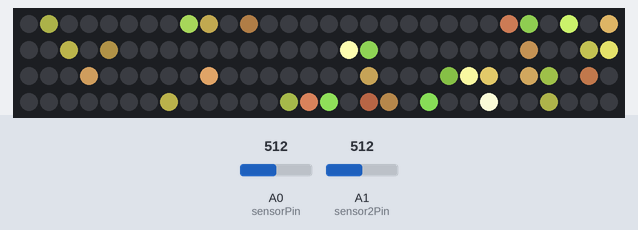
Simulated run of this sketch. Board: Arduino Uno, built with avr-gcc and run on an emulated ATmega328P. Parts: 120 RGB LEDs in strip order, left to right, continuing on the next row. The inputs (shaded band) are chosen by the test bench; at power-on: A1 (sensor2Pin) = 512, A0 (sensorPin) = 512. Random numbers use the default seed unless the sketch sets one; what the sketch prints to the serial monitor is not drawn.

Above: at 1.2 s.
1.3 s: A1 (sensor2Pin) set to 906
At 2.27 s:
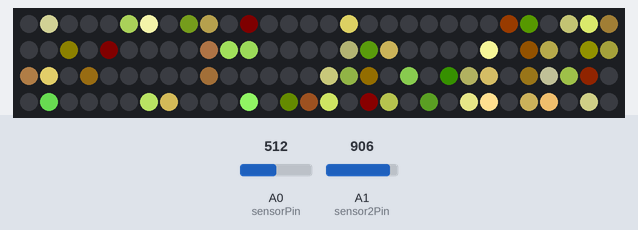
At 2.88 s:
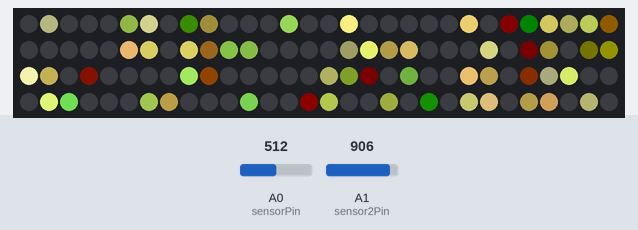
3.9 s: A1 (sensor2Pin) set to 939
At 5.34 s:
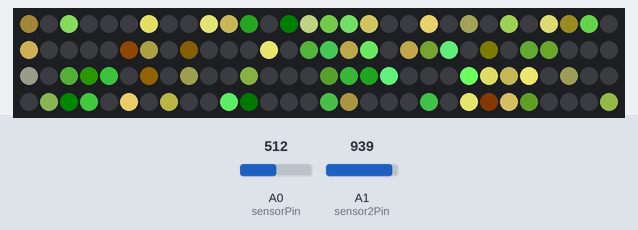
5.9 s: A0 (sensorPin) set to 992
7.5 s: A0 (sensorPin) set to 1018
At 7.7 s:
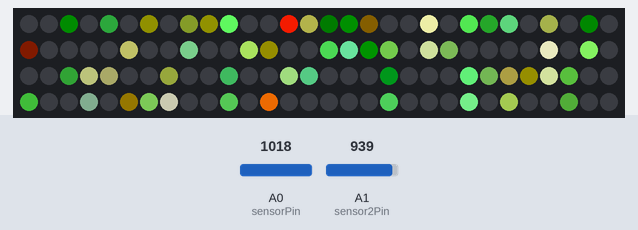

Measured:
- the behaviour switches between 924 and 925 on A1 (sensor2Pin) (found by bisection; images 2 and 3)

The sketch:

confetti_sw.ino
```cpp
//uint8_t secondHand = (millis() / 1000) % 15;
const int sensorPin = A0;
const int sensor2Pin = A1;
int sensorValue = 0;
int sensor2Value = 0;
//fastled stuff
#include "FastLED.h"                                          // FastLED library.

#if FASTLED_VERSION < 3001000
#error "Requires FastLED 3.1 or later; check github for latest code."
#endif

// Fixed definitions cannot change on the fly.
#define LED_DT 5                                             // Serial data pin
#define LED_CK 11                                             // Clock pin for WS2801 or APA102
#define COLOR_ORDER GRB                                     // It's GRB for WS2812B and GBR for APA102
#define LED_TYPE WS2812B                                       // What kind of strip are you using (APA102, WS2801 or WS2812B)?
#define NUM_LEDS 120                                           // Number of LED's

// Initialize changeable global variables.
uint8_t max_bright = 255;                                     // Overall brightness definition. It can be changed on the fly.

struct CRGB leds[NUM_LEDS];  // Initialize our LED array.
//end fastledstuff

//confetti stuff
unsigned long previousMillis;                                 // Store last time the strip was updated.
// Define variables used by the sequences.
uint8_t  thisfade = 8;                                        // How quickly does it fade? Lower = slower fade rate.
int       thishue = 50;                                       // Starting hue.
uint8_t   thisinc = 1;                                        // Incremental value for rotating hues
uint8_t   thissat = 100;                                      // The saturation, where 255 = brilliant colours.
uint8_t   thisbri = 255;                                      // Brightness of a sequence. Remember, max_bright is the overall limiter.
int       huediff = 256;                                      // Range of random #'s to use for hue
uint8_t conf_thisdelay = 5;
//confetti end

void setup() {
  Serial.begin(115200);
  LEDS.addLeds<LED_TYPE, LED_DT, COLOR_ORDER>(leds, NUM_LEDS);         // For WS2812B
  //LEDS.addLeds<LED_TYPE, LED_DT, LED_CK, COLOR_ORDER>(leds, NUM_LEDS);   // For APA102 or WS2801
  FastLED.setBrightness(max_bright);
  set_max_power_in_volts_and_milliamps(5, 1000);              // FastLED 2.1 Power management set at 5V, 500mA
} // setup()

void loop () {

  ChangeMe();
  sensor2Value = analogRead(sensor2Pin);
  uint8_t thisdelay = (sensor2Value / 25);
  Serial.print("delay: ");
  Serial.println(thisdelay);
  EVERY_N_MILLIS_I(thistimer, thisdelay) {                          // FastLED based non-blocking delay to update/display the sequence.
    confetti();
  }

  FastLED.show();
  thistimer.setPeriod(thisdelay);
} // loop()

void confetti() {                                             // random colored speckles that blink in and fade smoothly
  fadeToBlackBy(leds, NUM_LEDS, thisfade);                    // Low values = slower fade.
  int pos = random16(NUM_LEDS);                               // Pick an LED at random.
  leds[pos] += CHSV((thishue + random16(huediff))/4 , thissat, thisbri);  // I use 12 bits for hue so that the hue increment isn't too quick.
  thishue = thishue + thisinc;                                // It increments here.
} // confetti()

//confetti config
void ChangeMe() {                                             // A time (rather than loop) based demo sequencer. This gives us full control over the length of each sequence.
                  // IMPORTANT!!! Change '15' to a different value to change duration of the loop.
                  //time changed to potentiometer readings
  sensorValue = analogRead(sensorPin);
  uint8_t secondHand = (sensorValue / 100);
  Serial.print("switch: ");
  Serial.println(secondHand);
  static uint8_t lastSecond = 99;                             // Static variable, means it's only defined once. This is our 'debounce' variable.
  if (lastSecond != secondHand) {                             // Debounce to make sure we're not repeating an assignment.
    lastSecond = secondHand;
    switch(secondHand) {
      case  0: thisinc=1; thishue=random16(255); thissat=255; thisfade=1; huediff=50; break;  // You can change values here, one at a time , or altogether.
      case  2: thisinc=3; thishue=random16(255); thissat=255; thisfade=3; huediff=100; break;
      case  4: thisinc=5; thishue=random16(255); thissat=255; thisfade=5; huediff=150; break;
      case  6: thisinc=7; thishue=random16(255); thissat=255; thisfade=7; huediff=200; break;
      case  8: thisinc=9; thishue=random16(255); thissat=255; thisfade=9; huediff=255; break;
      case  10: thisinc=11; thishue=random16(255); thissat=255;thisfade=11; huediff=64; break;
   }
  }
} // ChangeMe()
```
